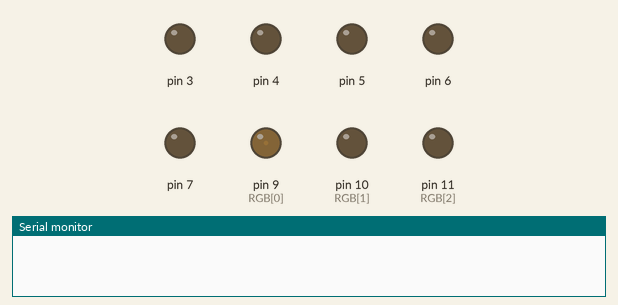
This sketch was run on a simulated Arduino Uno, built with avr-gcc and run on an emulated ATmega328P. On the bench: output pins drawn as LEDs (lit = HIGH), the last lines printed to the serial monitor.

Above: at 0.12 s.
At 4.88 s:
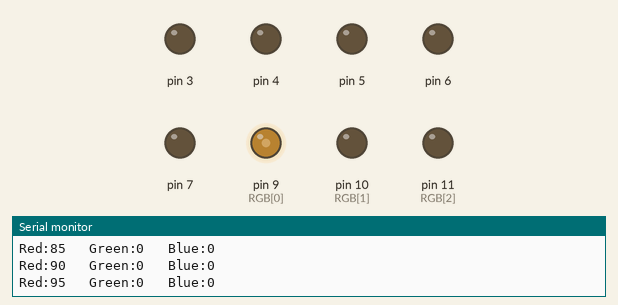
At 9.89 s:
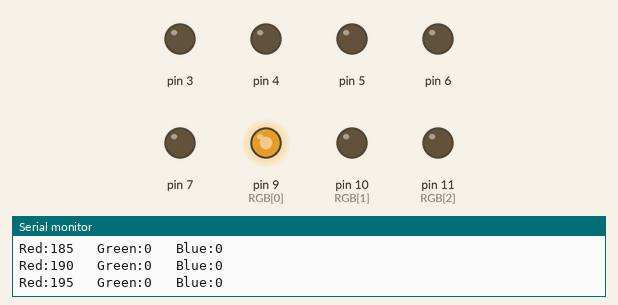
At 19.91 s:
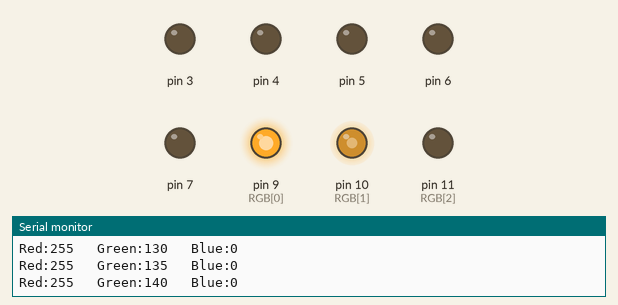
At 29.69 s:
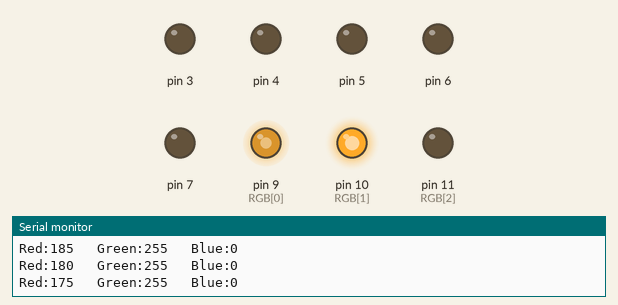
At 39.71 s:
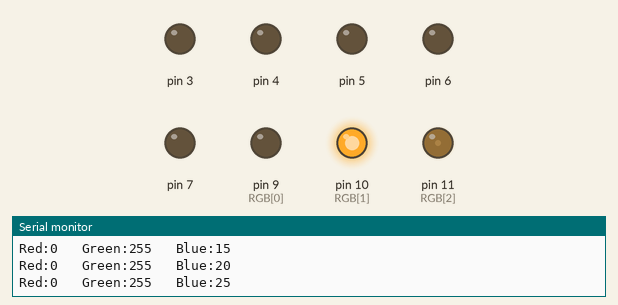
Timing chart, 0 to 40.0 s (numbered marks = the images above):
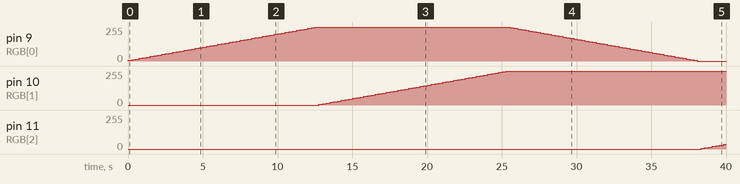

Measured:
- by itself, pin 9 (RGB[0]): rises from 0/255 to 255/255 in 12.5 s, then falls to 0/255 in 25.6 s
- by itself, pin 10 (RGB[1]): moves from 0/255 to 255/255 over 12.5 s
- by itself, pin 11 (RGB[2]): moves from 0/255 to 35/255 over 1.5 s

The sketch:

MyColorFader.ino
```cpp
/*******************************Globals**************************************************/
// Outputs:
int RGB[3]={9,10,11}; // Red:9 Green:10 BLue:11

//VARIABLES:
byte RGBValues[3]={0,0,0};
int red = 0;
int green = 1;
int blue = 2;
boolean DEBUG = true;

int StepSize = 5;
int StepDelay = 250;

//Functions:
void WriteOutputValues(){  //declare a global function
   for(int i=0; i<sizeof(RGB); i++){
    analogWrite (RGB[i], RGBValues[i]);
  }
}

/**********************************************SETUP*************************************************/
void setup()
{
  for(int i=0; i<3; i++){
    pinMode(RGB[i], OUTPUT);// sets the pins as output
  }
//  WriteOutputValues();

  if (DEBUG) {           // If we want to see values for debugging...
    Serial.begin(9600);  // ...set up the serial ouput
  }
}

/***************************************************MAIN****************************************************/
void loop()
{
  FadeIn(red);
  FadeIn(green);
  FadeOut(red);
  FadeIn(blue);
  FadeOut(green);
  FadeIn(red);
  FadeOut(blue);
  FadeOut(red);
}

void FadeIn(int color)
{
  while (RGBValues[color] < 255)
  {
   RGBValues[color] = RGBValues[color] + StepSize;
   WriteOutputValues();
   delay (StepDelay);
   if (DEBUG)
   {
     PrintDebugString();
   }
  }
  return;
}

void FadeOut(int color){
  while (RGBValues[color] > 0)
  {
   RGBValues[color] = RGBValues[color] - StepSize;
   WriteOutputValues();
   delay (StepDelay);
   if (DEBUG)
   {
     PrintDebugString();
   }
  }
  return;
}

void PrintDebugString(){
  Serial.print("Red:");
  Serial.print(RGBValues[red]);
  Serial.print("\t Green:");
  Serial.print(RGBValues[green]);
  Serial.print("\t Blue:");
  Serial.println(RGBValues[blue]); //print output values to serial port
}
```
